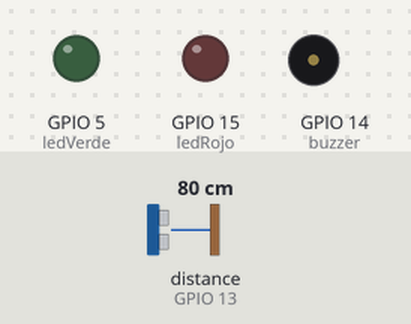
Bench run of a sketch on a simulated ESP8266 (NodeMCU). On the bench: output pins drawn as LEDs (lit = HIGH), buzzer (waves = sounding, pin HIGH). Wiring (inferred from the names in the program): ultrasonic range finder: trigger GPIO 12; echo GPIO 13. The inputs (shaded band) are chosen by the test bench; at power-on: distance to the obstacle (sensor on GPIO 13) 80 cm. The echo pulse lasts 58.3 µs per cm; WiFi joins after 1.5 s; servers stay silent unless stated; uploads are accepted with an empty reply; pins used as bus, display or sensor lines are not drawn; what the sketch prints to the serial monitor is not drawn.

Above: at 0.1 s.
At 1.7 s:
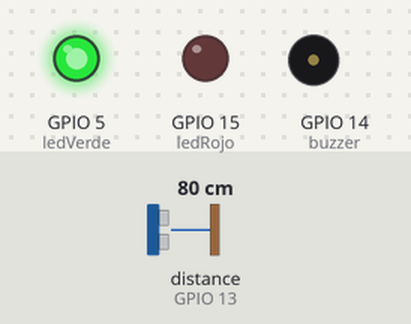
Timing chart, 0 to 3.2 s (numbered marks = the images above):
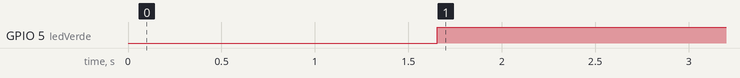

Measured:
- by itself, GPIO 5 (ledVerde): LOW → HIGH at 1.7 s

The sketch:

Treno_final.ino
```cpp
#include <ESP8266WiFi.h>


//Put your SSID & Password/
const char* ssid = "iPhone de Armando";  // Enter SSID here
const char* password = "11235813";  //Enter Password here
const char* host = "172.20.10.2";
const int port = 80;
const int watchdog = 5000;

unsigned int previousMillis = millis();

const float sonido = 34300.0;
unsigned long tiempo;
float distancia;
float sinVal;
int toneVal;
bool estado;
int j;

#define buzzer 14
#define trig 12
#define echo 13
#define pir 4
#define ledRojo 15
#define ledVerde 5

void setup() {
  Serial.begin(9600);
  delay(10);
  Serial.println();
  Serial.println();
  Serial.print("Conectando a ");
  Serial.println(ssid);
  Serial.print("Espere un momento");

  //Inicializando WiFi
  WiFi.begin(ssid, password);

  while(WiFi.status() != WL_CONNECTED){
    delay(500);
    Serial.print(".");
    }

  Serial.println(" ");
  Serial.println("Conectado a red WiFi exitosamente");


  Serial.print("Utilice la sigueinte ULR para conectarse: ");
  Serial.print("http://");
  Serial.print(WiFi.localIP());
  Serial.println("/");

  delay(100);
  pinMode(buzzer, OUTPUT);
  pinMode(trig, OUTPUT);
  pinMode(echo, INPUT);
  pinMode(pir, INPUT);
  pinMode(ledRojo, OUTPUT);
  pinMode(ledVerde, OUTPUT);

  Serial.println("Dispositivo Treno Activado\n\n");

  j = 1;

}
void loop() {
    digitalWrite(ledRojo, LOW);
    digitalWrite(ledVerde, HIGH);

    digitalWrite(estado, LOW);
    digitalWrite(trig, HIGH); //Comienza a lanzar los pulsos ultrasónicos
    delayMicroseconds(10); //Espera 10 us, recomendado

    digitalWrite(trig, LOW); // Se detiene

    tiempo = pulseIn(echo, HIGH);
    distancia = tiempo/59;
    if(distancia == 0)
      return;

    Serial.print("Distancia: ");
    Serial.print(distancia);
    Serial.print("cm");

    if(distancia <= 60)
      estado = digitalRead(pir);

    Serial.print("\t\tEstado: ");
    Serial.println(estado);


    unsigned int currentMillis = millis();

    if(currentMillis - previousMillis > watchdog){
      previousMillis = currentMillis;
      WiFiClient client;

    if(!client.connect(host, port)){
      Serial.println("Fallo al conectar ");
      return;
    }

      String url = "/Treno/index_prueba.php?dis=";
      url += distancia;
      url += "&est=";
      url += estado;
      url += "&num=";
      url += j;
      j++;

      client.print(String("GET ") + url + " HTTP/1.1\r\n" +
              "Host: " + host + "\r\n" + "Connection: close\r\n\r\n");
      unsigned long timeout = millis();

      if(estado == HIGH){
         digitalWrite(ledRojo, HIGH);
         digitalWrite(ledVerde, LOW);
         while(estado == HIGH){
            for( int x = 0; x < 180; x++){ //Función senoidal de 0 a pi
              sinVal = (sin(x* (3.1412/180))); //Cálculo de la función en radianes
              toneVal = 2000 + (int(sinVal*1000)); // Obtener frecuencias de 2000Hz a 3000Hz
              tone(buzzer, toneVal); // Emitir sonido al buzzer en la frecuencia indicada
              delay(2);
            }
            estado = digitalRead(pir);
         }
         digitalWrite(buzzer, LOW);
         digitalWrite(ledRojo, LOW);
         digitalWrite(ledVerde, HIGH);
      }

      while(client.available() == 0){
        if(millis() - timeout > 5000){
          Serial.print(">>> Client Timeout !") ;
          client.stop();
          return;
        }
      }


      while(client.available()){
        String line = client.readStringUntil('\r');
        Serial.print(line);
      }


    }

}
```
